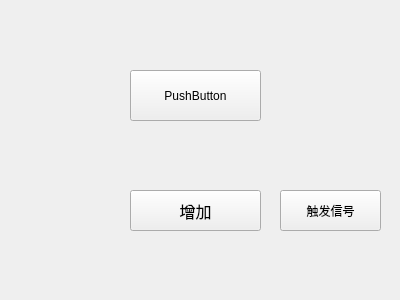
<?xml version="1.0" encoding="UTF-8"?>
<ui version="4.0">
 <class>Widget</class>
 <widget class="QWidget" name="Widget">
  <property name="geometry">
   <rect>
    <x>0</x>
    <y>0</y>
    <width>400</width>
    <height>300</height>
   </rect>
  </property>
  <property name="windowTitle">
   <string>Widget</string>
  </property>
  <widget class="QPushButton" name="pushButton">
   <property name="geometry">
    <rect>
     <x>130</x>
     <y>70</y>
     <width>131</width>
     <height>51</height>
    </rect>
   </property>
   <property name="text">
    <string>PushButton</string>
   </property>
  </widget>
  <widget class="QPushButton" name="pushButton_2">
   <property name="geometry">
    <rect>
     <x>130</x>
     <y>190</y>
     <width>131</width>
     <height>41</height>
    </rect>
   </property>
   <property name="font">
    <font>
     <pointsize>12</pointsize>
    </font>
   </property>
   <property name="text">
    <string>增加</string>
   </property>
  </widget>
  <widget class="QPushButton" name="pushButton_3">
   <property name="geometry">
    <rect>
     <x>280</x>
     <y>190</y>
     <width>101</width>
     <height>41</height>
    </rect>
   </property>
   <property name="text">
    <string>触发信号</string>
   </property>
  </widget>
 </widget>
 <layoutdefault spacing="6" margin="11"/>
 <resources/>
 <connections/>
</ui>
